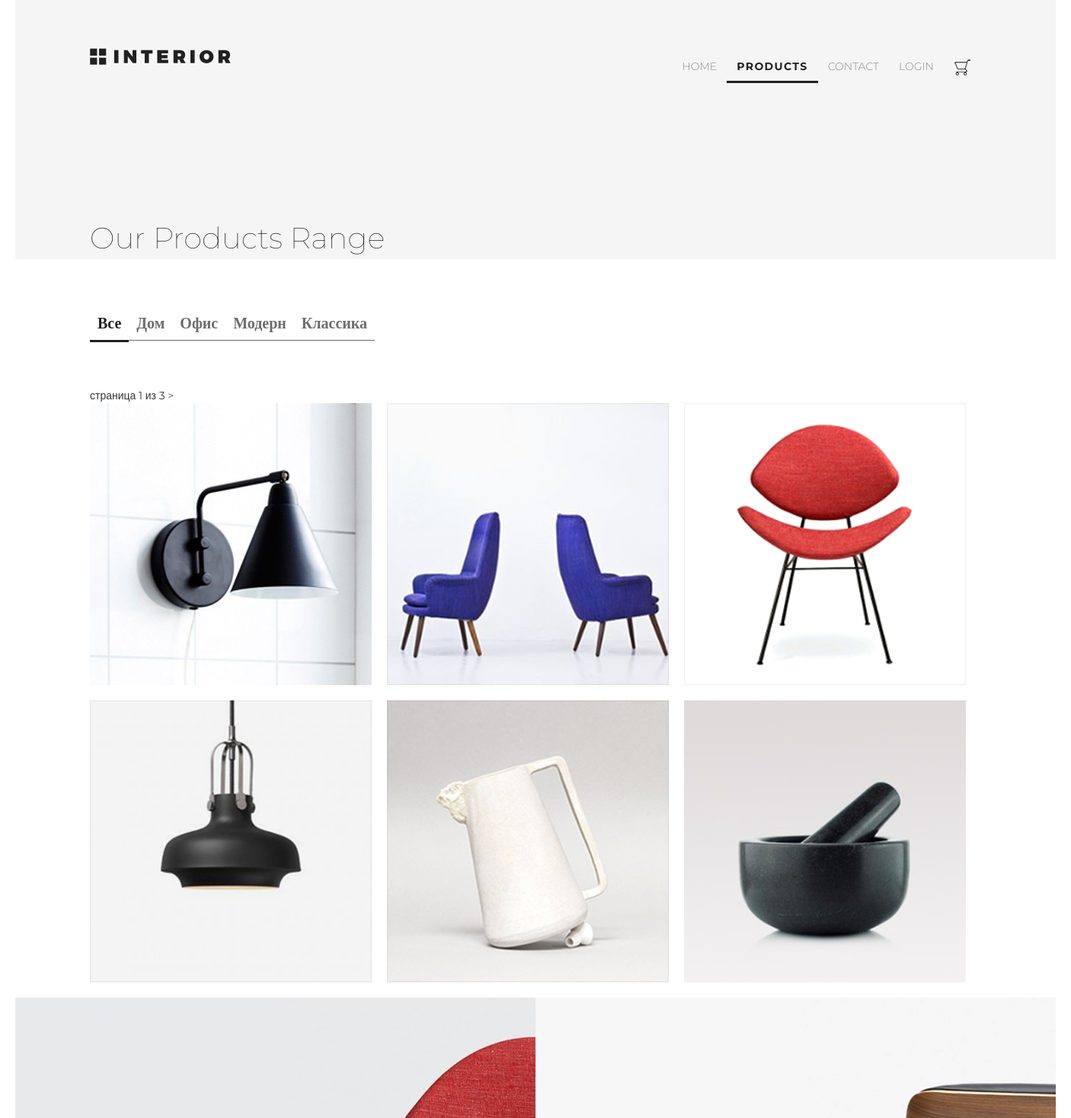
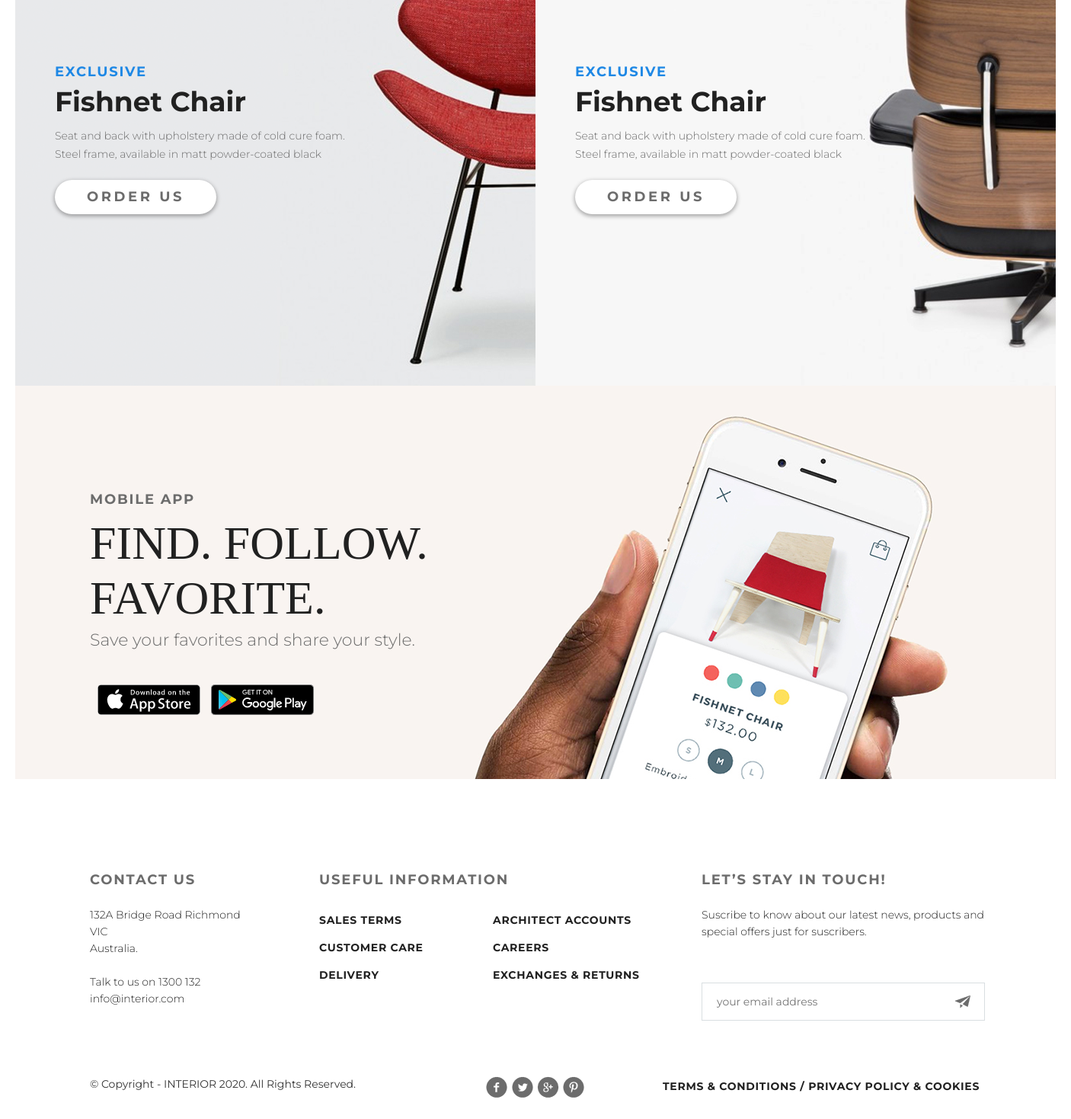
Screenshot of /products/ with the database file from the repository (2 pictures, top to bottom).
### mainapp/models.py (models this page shows, shortened)
class ProductCategory(models.Model):
    name = models.CharField(verbose_name='имя', max_length=64, unique=True)
    description = models.TextField(verbose_name='описание', blank=True)
    is_active = models.BooleanField(verbose_name='активна', default=True)
    class Meta:
        verbose_name = 'категория'
        verbose_name_plural = 'категории'

class Product(models.Model):
    category = models.ForeignKey(ProductCategory, on_delete=models.CASCADE)
    name = models.CharField(verbose_name='имя продукта', max_length=128)
    image_small = models.ImageField(upload_to='products_images', blank=True)
    image_big = models.ImageField(upload_to='products_images', blank=True)
    short_desc = models.CharField(verbose_name='краткое описание продукта', max_length=60, blank=True)
    description = models.TextField(verbose_name='описание продукта', blank=True)
    price = models.DecimalField(verbose_name='цена продукта', max_digits=8, decimal_places=2, default=0)
    quantity = models.PositiveIntegerField(verbose_name='количество на складе', default=0)
    is_active = models.BooleanField(verbose_name='активна', default=True)

### mainapp/views.py (the view)
# urls.py: path('products/', include('mainapp.urls', namespace='products')),
def products(request, pk=None, page=1):
    title = 'Продукты'
    products = Product.objects.filter(is_active=True, category__is_active=True).order_by('price')
    links_menu = ProductCategory.objects.all()
    category = {'pk': 0, 'name': 'все'}
    if pk is not None:
        if pk == 0:
            products = Product.objects.filter(is_active=True, category__is_active=True).order_by('price')
        else:
            category = get_object_or_404(ProductCategory, pk=pk)
            products = Product.objects.filter(category__pk=pk, is_active=True, category__is_active=True).order_by('price')
    hot_products = get_random_product(products)
    paginator = Paginator(hot_products, 6)
    try:
        products_paginator = paginator.page(page)
    except PageNotAnInteger:
        products_paginator = paginator.page(1)
    except EmptyPage:
        products_paginator = paginator.page(paginator.num_pages)
    content = {
        'title': title,
        'categories': links_menu,
        'category': category,
        'hot_products': products_paginator,
    }
    return render(request, 'mainapp/products.html', content)

### mainapp/context_processors.py (called while the page is built)
def basket(request):
   print(f'context processor basket works')
   basket = []
   if request.user.is_authenticated:
       basket = Basket.objects.filter(user=request.user)
   return {
       'basket': basket,
   }

### mainapp/views.py (called while the page is built)
def get_random_product(products):
    my_list = list(products)
    return random.sample(my_list, len(my_list))

### mainapp/templates/mainapp/products.html
{% extends 'base.html' %}
{% load static %}
{% block menu %}
    <div class="slider padding-site slider-no-background-image">
    {% block sub_menu %}
        {% include 'menu.html' with products_item_active='menu-link-active' %}
        {% include 'menu_title.html' with title='Our Products Range' %}
    {% endblock %}
    </div>
{% endblock %}
{% block content %}
    {% include 'product_items_featured_menu_and_content.html' %}
    {% include 'product_items_promo.html' %}
{% endblock %}

### mainapp/templates/mainapp/base.html (shortened to what this page needs)
{% load static %}
<!DOCTYPE html>
<html lang="en">
<head>
    {% block header %}
        {% include 'header.html' %}
    {% endblock %}
</head>
<body>
    <div class="container">
        {% block menu %}{% endblock %}
        {% block content %}
        {% endblock %}
        {% block mobile-app %}
                {% include 'mobile-app.html' %}
        {% endblock %}
        {% block footer %}
                {% include 'footer.html' %}
        {% endblock %}
   </div>
</body>
</html>

### mainapp/templates/mainapp/Templ/header.html (shortened to what this page needs)
{% load static %}
{% block css  %}
    <link rel="stylesheet" href="{% static 'css/bootstrap.min.css' %}">
    <link rel="stylesheet" href="{% static 'css/style.css' %}">
{% endblock %}

### mainapp/templates/mainapp/Templ/menu.html (shortened to what this page needs)
{% load static %}
<div class="header clearfix">
    <a href="#"><img src="{% static 'img\logo.svg' %}" alt="logo"></a>
    <ul class="menu clearfix">
        <li class="menu-list"><a href="{% url 'main' %}" class="menu-link {{home_item_active}}">HOME</a></li>
        <li class="menu-list"><a href="{% url 'products:index' %}" class="menu-link {{products_item_active}}">PRODUCTS</a></li>
        <li class="menu-list"><a href="{% url 'contact' %}" class="menu-link {{contact_item_active}}">CONTACT</a></li>
{% if user.is_authenticated %}
   <li class="menu-list">
       <div class="dropdown">
           <a href="" class="menu-link {{hystory_item_active}}" data-toggle="dropdown">
               {{ user.first_name|default:'User' }}
               <span class="caret"></span>
           </a>
           <ul class="dropdown-menu">
               <li>
                   <a href="{% url 'auth:edit' %}">
                       профиль
                   </a>
               </li>
               <li>
                   <a href="{% url 'ordersapp:orders_list' %}">
                       заказы
                   </a>
               </li>
           </ul>
       </div>
   </li>
    {% if user.is_superuser %}
        <li class="menu-list"><a href="{% url 'admin:users' %}" class="menu-link {{contact_item_active}}">ADMIN</a></li>
    {% endif %}
        </a></li>
        <li class="menu-list"><a href="{% url 'auth:logout' %}" class="menu-link {{hystory_item_active}}">LogOut</a></li>
{% else %}
        <li class="menu-list"><a href="{% url 'auth:login' %}" class="menu-link {{hystory_item_active}}">LogIn</a></li>
{% endif %}
        <li class="menu-list">
            <a href="{% url 'basket:view' %}" class="menu-link"><img src="{% static 'img\basket.png' %}" alt=""></a>
        </li>
    </ul>
</div>

### mainapp/templates/mainapp/Templ/menu_title.html
{% load static %}
<p class="title">{{title}}</p>

### mainapp/templates/mainapp/Templ/product_items_featured_menu_and_content.html
{% load static %}
<div class="featured-product-2 padding-site">
    {% include 'product_tab_control_type_2.html' %}
    {% include 'product_tab_content_type_2.html' %}
</div>

### mainapp/templates/mainapp/Templ/product_tab_control_type_2.html
{% load static %}
<ul class="tab-controll-2 clearfix">
    {% include 'product_tab_control_menu.html' %}
</ul>

### mainapp/templates/mainapp/Templ/product_tab_control_menu.html (shortened to what this page needs)
<li class="tab-controll-list"><a href="{% url 'products:category' 0 %}"
        class="tab-controll-link-2
            {% if request.resolver_match.kwargs.pk == None %}
                    tab-controll-link-active-2
            {% endif %}
        ">Все</a></li>
{% for category in categories %}
    <li class="tab-controll-list"><a href="{% url 'products:category' category.pk %}"
        class="tab-controll-link-2
        ">{{ category.name|title }}</a></li>
{% endfor %}

### mainapp/templates/mainapp/Templ/product_tab_content_type_2.html
{% include 'product_tab_content_type_main.html' with image_size='big' icon_hover_style='icon-hover-2' content_style='product-2' hover_name_style='hover-name-2' hover_details_style='hover-details-2' %}

### mainapp/templates/mainapp/Templ/product_tab_content_type_main.html (shortened to what this page needs)
{% load static %}
<div class="tab-content">
    <div class="paginator">
      <span class="current">
        страница {{ hot_products.number }} из
        {{ hot_products.paginator.num_pages }}
      </span>
      {% if hot_products.has_next %}
        <a href="{% url 'products:page' category.pk hot_products.next_page_number %}">
          >
        </a>
      {% endif %}
    </div>
    {% for hot_product in hot_products %}
        <div class="{{content_style}} product-first">
            <a href=""><img src="/media/{% if image_size == 'small' %}{{ hot_product.image_small }}{% else %}{{ hot_product.image_big }}{% endif %}" alt="{{ hot_product.name|title }}"></a>
        </div>
    {% endfor %}
 </div>

### mainapp/templates/mainapp/Templ/product_items_promo.html
{% load static %}
<div class="promo-product">
    <div class="promo-content content-1" >
        <div class="promo-text">
            <p class="promo-tag">exclusive</p>
            <h2 class="promo-name">Fishnet Chair</h2>
            <p class="promo-details">Seat and back with upholstery made of cold cure foam. Steel frame, available in matt powder-coated black</p>
            <a href="" class="button">Order Us</a> </div>
    </div>
    <div class="promo-content content-2" >
        <div class="promo-text">
            <p class="promo-tag">exclusive</p>
            <h2 class="promo-name">Fishnet Chair</h2>
            <p class="promo-details">Seat and back with upholstery made of cold cure foam. Steel frame, available in matt powder-coated black</p>
            <a href="" class="button">Order Us</a> </div>
    </div>
</div>

### mainapp/templates/mainapp/Templ/mobile-app.html
{% load static %}
<div class="mobile-app padding-site">
    <div class="mp-text">
        <p class="mp-tag">mobile app</p>
        <p class="mp-h2">Find. Follow. Favorite.</p>
        <p class="mp-content">Save your favorites and share your style.</p>
        <a href="" class="mp-button"><img src="{% static 'img\app-store.png' %}" alt="app-store"></a>
        <a href="" class="mp-button"><img src="{% static 'img\google-play.png' %}" alt="app-store"></a>
    </div>
</div>

### mainapp/templates/mainapp/Templ/footer.html
{% load static %}
{% block footer  %}
     <div class="footer padding-site" >
        <div class="ft-content">
            <div class="block block1">
                <p class="contact_us">Contact Us</p>
                <p class="links1">132A Bridge Road Richmond VIC
                    <br> Australia.
                    <br>
                    <br> Talk to us on 1300 132
                    <br> info@interior.com</p>
            </div>
            <div class="block block2">
                <p class="useful_information">Useful Information</p>
                <ul class="block_menu bm1">
                    <li class="bl-list"><a href="#" class="bl-link">Sales terms</a></li>
                    <li class="bl-list"><a href="#" class="bl-link">Customer care</a></li>
                    <li class="bl-list"><a href="#" class="bl-link">Delivery</a></li>
                </ul>
                <ul class="block_menu bm2">
                    <li class="bl-list"><a href="#" class="bl-link">Architect accounts</a></li>
                    <li class="bl-list"><a href="#" class="bl-link">Careers</a></li>
                    <li class="bl-list"><a href="#" class="bl-link">Exchanges & returns</a></li>
                </ul>
            </div>
            <div class="block block3">
                <p class="useful_information">Let’s Stay in Touch!</p>
                <p class="links2">Suscribe to know about our latest news, products and special offers just for suscribers.</p>
                <form>
                    <div class="input" >
                        <input type="text" placeholder="your email address">
                        <input type="submit" value="" > </div>
                </form>
            </div>
        </div>
        <div class="copyright">
            <div class="cp-block block4">
                <p class="links3">© Copyright - INTERIOR {% now "Y" %}. All Rights Reserved.</p>
            </div>
            <div class="cp-block block5"> <img src="{% static 'img/social-links.png' %}" alt=""> </div>
            <div class="cp-block block6">
                <ul class="cp-ul">
                    <li class="cp-list"><a href="#" class="bl-link">Terms & Conditions</a></li>
                    <li class="cp-list"><pre class="bl-link"> / </pre></li>
                    <li class="cp-list"><a href="#" class="bl-link">Privacy policy & Cookies</a></li>
                </ul>
            </div>
        </div>
     </div>
{% endblock %}

### rows the page displays
ProductCategory: name "Дом"
ProductCategory: name "Офис"
ProductCategory: name "Модерн"
ProductCategory: name "Классика"
Product: image_big (picture)
Product: image_big (picture)
Product: image_big (picture)
Product: image_big (picture)
Product: image_big (picture)
Product: image_big (picture)

### other values shown
{{ title }} "Our Products Range"
{{ hot_products.number }} "1"
{{ hot_products.paginator.num_pages }} "3"
